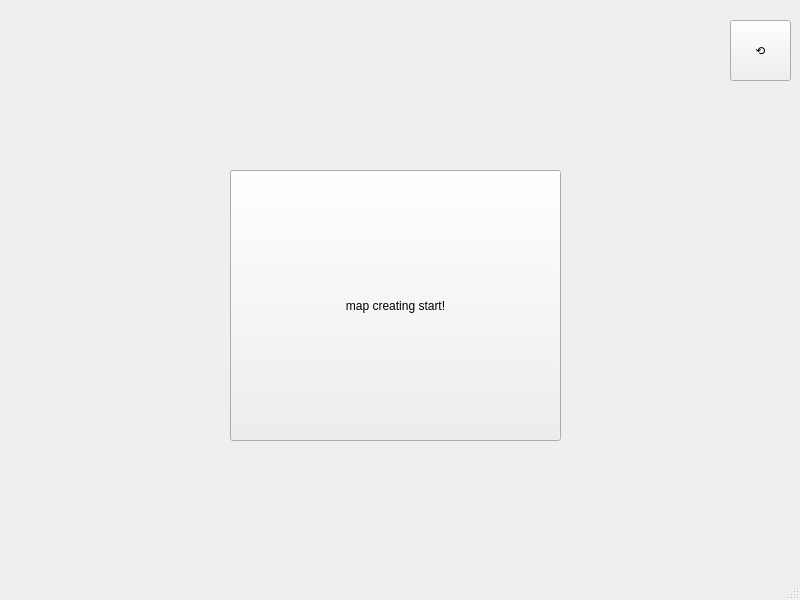
<?xml version="1.0" encoding="UTF-8"?>
<ui version="4.0">
 <class>MainWindow</class>
 <widget class="QMainWindow" name="MainWindow">
  <property name="geometry">
   <rect>
    <x>0</x>
    <y>0</y>
    <width>800</width>
    <height>600</height>
   </rect>
  </property>
  <property name="windowTitle">
   <string>MainWindow</string>
  </property>
  <widget class="QWidget" name="centralwidget">
   <widget class="QPushButton" name="Map_Create_Cancle_Btn">
    <property name="geometry">
     <rect>
      <x>730</x>
      <y>20</y>
      <width>61</width>
      <height>61</height>
     </rect>
    </property>
    <property name="styleSheet">
     <string notr="true">font: 36pt &quot;.AppleSystemUIFont&quot;;</string>
    </property>
    <property name="text">
     <string>⟲</string>
    </property>
   </widget>
   <widget class="QPushButton" name="Map_Create_Start_Btn">
    <property name="geometry">
     <rect>
      <x>230</x>
      <y>170</y>
      <width>331</width>
      <height>271</height>
     </rect>
    </property>
    <property name="text">
     <string>map creating start!</string>
    </property>
   </widget>
  </widget>
  <widget class="QMenuBar" name="menubar">
   <property name="geometry">
    <rect>
     <x>0</x>
     <y>0</y>
     <width>800</width>
     <height>22</height>
    </rect>
   </property>
  </widget>
  <widget class="QStatusBar" name="statusbar"/>
 </widget>
 <resources/>
 <connections/>
</ui>
